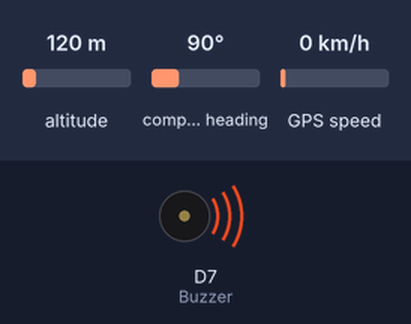
A sketch run on a simulated Particle Photon. Parts: buzzer (waves = sounding, pin HIGH). Inputs (shaded band) come from the test bench; at power-on: altitude 120 m, compass heading 90°, GPS speed 0 km/h. The GPS gets a fix after 3 s at 37.7749, -122.4194 with 8 satellites. At 16.2 s the program puts the board to deep sleep or switches it off; the recording ends there.

Above: at 0.1 s.
At 10.1 s:
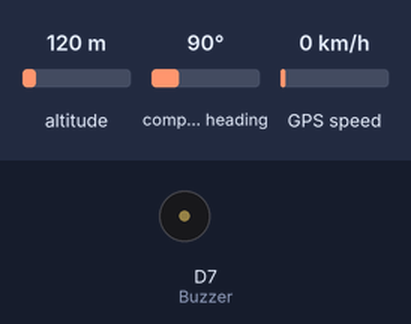
Timing chart, 0 to 11.6 s (numbered marks = the images above):
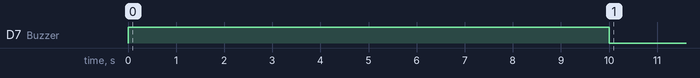

Measured:
- by itself, D7 (Buzzer): LOW → HIGH at 0.00 s, → LOW 10.0 s later

The sketch:

newapp.ino
```cpp
// This #include statement was automatically added by the Particle IDE.
#include "TinyGPS/TinyGPS.h"


// This #include statement was automatically added by the Particle IDE.
//#include "SparkFunMAX17043/SparkFunMAX17043.h"
#define Buzzer D7
#define WAKE_UP_PIN D3
#include "application.h" //http://docs.xamarin.com/ios/tutorials/Working_with_the_File_System
#include "TinyGPS/TinyGPS.h"

TinyGPS gps;
char szInfo[64];


unsigned long lastTime = 0UL;
char publishString[40];
char publishVoltage[40];
float voltage = 0.0;
float soc = 0.0;
int alert = 0;
FuelGauge fuel;
double latitude = 0.0;
double longitude = 0.0;
double mSpeed =0.0;


void setup() {

      pinMode(WAKE_UP_PIN, INPUT);
      pinMode(Buzzer,OUTPUT);

       // Battery Gauge

      Serial1.begin(9600);
       // Start serial, to output debug data

      /* GPS */

      Particle.variable("gLatitude", &latitude, DOUBLE);

      Particle.variable("gLongitude", &longitude, DOUBLE);

      Particle.variable("gSpeed", &mSpeed, DOUBLE);

	    //   Set up Spark variables (voltage, soc, and alert):
	    //   Particle.variable("voltage", &voltage, DOUBLE);
	    //   Particle.variable("soc", &soc, DOUBLE);
	    //   Particle.variable("alert", &alert, INT);

      //   To read the values from a browser, go to:
	    //   http://api.particle.io/v1/devices/{DEVICE_ID}/{VARIABLE}?access_token={ACCESS_TOKEN}

	    //  Set up the MAX17043 LiPo fuel gauge:
	    //  lipo.begin(); // Initialize the MAX17043 LiPo fuel gauge

	    //  Quick start restarts the MAX17043 in hopes of getting a more accurate
	    //  guess for the SOC.
	    //  lipo.quickStart();

	    //  lipo.clearAlert();

	    //  We can set an interrupt to alert when the battery SoC gets too low.
	    //  We can alert at anywhere between 1% - 32%:
	    //  lipo.setThreshold(10); // Set alert threshold to 10%.

}

void loop()
{
      // lipo.getVoltage() returns a voltage value (e.g. 3.93)
      voltage = fuel.getVCell() ;
      // lipo.getSOC() returns the estimated state of charge (e.g. 79%)
      soc = fuel.getSoC();

      bool isValidGPS = false;
	        // lipo.getAlert() returns a 0 or 1 (0=alert not triggered)
	        //alert = lipo.getAlert();

	        // Those variables will update to the Spark Cloud, but we'll also print them
	        // locally over serial for debugging:


         // int sensorValue = digitalRead(WAKE_UP_PIN);

         // if(sensorValue == 1)
          //  {


                        digitalWrite(Buzzer, HIGH);
                        delay(10000);
                        digitalWrite(Buzzer, LOW);

                      //  Particle.connect();

                      //  while(!Particle.connected())
                      //  {
                      //      Particle.process();
                      //      delay(100);
                      //  }

                      //  Particle.process();

                      //  if (Particle.connected())
                      //  {
                      //              Particle.process();
                      //              Particle.publish("Touch", "on", 60, PRIVATE);
                      //              //Particle.publish("Soc", String(soc), 60, PRIVATE);
                      //              //Particle.publish("Alert", String(alert), 60, PRIVATE);
                      //
                      //              delay(100);
                      //              Particle.process();
                      //              delay(100);
                      //              Particle.process();
                      //
                      //  }

                      //  Spark.syncTime();
                      //  Particle.disconnect();

                      //  Particle.sleep(WAKE_UP_PIN, RISING,60);
                     // Particle.publish("Alert", "hello !, I am sleeping ", 60, PRIVATE);
           // }

                        //   digitalWrite(Buzzer, HIGH);
                        //   delay(10000);
                        //   digitalWrite(Buzzer, LOW);

                        //   Send an event for the threshold time
                        //   measure the time


                            unsigned long now = millis();
                        //    Every 30 seconds publish uptime
                            now = millis();


                            /* GPS */

                            for (unsigned long start = millis(); millis() - start < 1000;){
                                    // Check GPS data is available
                                    while (Serial1.available()){
                                        char c = Serial1.read();

                                        // parse GPS data
                                        if (gps.encode(c))
                                            isValidGPS = true;
                                        }
                            }

                            if (isValidGPS){

                                        unsigned long age;
                                        float lat,lon,speed;

                                        gps.f_get_position(&lat, &lon, &age);

                                        sprintf(szInfo, "%.6f,%.6f,%.6f", (lat == TinyGPS::GPS_INVALID_F_ANGLE ? 0.0 : lat), (lon == TinyGPS::GPS_INVALID_F_ANGLE ? 0.0 : lon), (speed== TinyGPS::GPS_INVALID_F_SPEED ? 0.0 : gps.f_speed_mph()));

                                        latitude = lat;
                                        longitude = lon;
                                        mSpeed =gps.f_speed_mph();


                            }
                            else{
                                        // Not a vlid GPS location, jsut pass 0.0,0.0
                                        // This is not correct because 0.0,0.0 is a valid GPS location, we have to pass a invalid GPS location
                                        // and check it at the client side
                                        sprintf(szInfo, "0.0,0.0");

                                        latitude = 0.0;
                                        longitude = 0.0;
                                        mSpeed = 0.0;

                            }


                       // if ((now - lastTime) >= 60000UL) {
                               lastTime = now;
                                // now is in milliseconds
                                unsigned nowSec = now/1000UL;
                                unsigned sec = nowSec%60;
                                unsigned min = (nowSec%3600)/60;
                                unsigned hours = (nowSec%86400)/3600;
                                sprintf(publishString,"%u:%u:%u",hours,min,sec);


                                alert = 1;
                                sprintf(publishVoltage,"%.2f:%.2f:%d",voltage,soc,alert);


                                Particle.connect();
                                Particle.process();

                               while(!Particle.connected())
                               {
                                    Particle.process();
                                    delay(100);
                                }

                               Particle.process();

                                if (Particle.connected())
                                {
                                    Particle.process();

                                    //Particle.publish("Uptime",publishString,60,PRIVATE);
                                    //Particle.publish("Touch", "on", 60, PRIVATE);
                                    Particle.publish("Soc", publishVoltage, 60, PRIVATE);
                                    Particle.publish("gps" , szInfo, 60, PRIVATE);

                                    delay(100);
                                    Particle.process();
                                    delay(100);
                                    Particle.process();
                                }
                                    delay(5000);
                                    Particle.syncTime();
                                    Particle.disconnect();

                              System.sleep(WAKE_UP_PIN, RISING,60);


}
```
